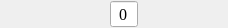
<?xml version="1.0" encoding="UTF-8"?>
<ui version="4.0">
 <class>UC_TInt</class>
 <widget class="QWidget" name="UC_TInt">
  <property name="geometry">
   <rect>
    <x>0</x>
    <y>0</y>
    <width>222</width>
    <height>25</height>
   </rect>
  </property>
  <property name="windowTitle">
   <string>Form</string>
  </property>
  <layout class="QHBoxLayout" name="horizontalLayout">
   <property name="spacing">
    <number>10</number>
   </property>
   <property name="leftMargin">
    <number>0</number>
   </property>
   <property name="topMargin">
    <number>0</number>
   </property>
   <property name="rightMargin">
    <number>0</number>
   </property>
   <property name="bottomMargin">
    <number>0</number>
   </property>
   <item>
    <widget class="QLabel" name="lbl_Name">
     <property name="sizePolicy">
      <sizepolicy hsizetype="Minimum" vsizetype="Preferred">
       <horstretch>0</horstretch>
       <verstretch>0</verstretch>
      </sizepolicy>
     </property>
     <property name="minimumSize">
      <size>
       <width>100</width>
       <height>0</height>
      </size>
     </property>
     <property name="font">
      <font>
       <family>Times New Roman</family>
       <pointsize>12</pointsize>
      </font>
     </property>
     <property name="text">
      <string/>
     </property>
     <property name="alignment">
      <set>Qt::AlignCenter</set>
     </property>
    </widget>
   </item>
   <item>
    <widget class="QSpinBox" name="spb_Value">
     <property name="sizePolicy">
      <sizepolicy hsizetype="Expanding" vsizetype="Fixed">
       <horstretch>0</horstretch>
       <verstretch>0</verstretch>
      </sizepolicy>
     </property>
     <property name="font">
      <font>
       <family>Times New Roman</family>
       <pointsize>12</pointsize>
      </font>
     </property>
     <property name="alignment">
      <set>Qt::AlignCenter</set>
     </property>
     <property name="buttonSymbols">
      <enum>QAbstractSpinBox::NoButtons</enum>
     </property>
    </widget>
   </item>
   <item>
    <widget class="QLabel" name="lbl_Unit">
     <property name="sizePolicy">
      <sizepolicy hsizetype="Minimum" vsizetype="Preferred">
       <horstretch>0</horstretch>
       <verstretch>0</verstretch>
      </sizepolicy>
     </property>
     <property name="minimumSize">
      <size>
       <width>80</width>
       <height>0</height>
      </size>
     </property>
     <property name="font">
      <font>
       <family>Times New Roman</family>
       <pointsize>12</pointsize>
      </font>
     </property>
     <property name="text">
      <string/>
     </property>
     <property name="alignment">
      <set>Qt::AlignLeading|Qt::AlignLeft|Qt::AlignVCenter</set>
     </property>
    </widget>
   </item>
  </layout>
 </widget>
 <resources/>
 <connections/>
</ui>
